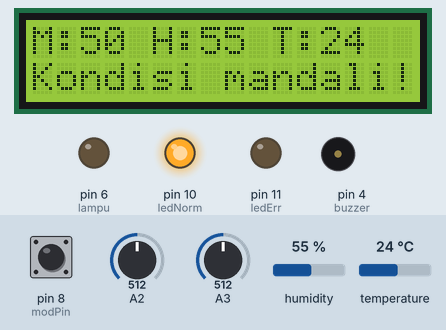
Simulated run of this sketch. Board: Arduino Uno, built with avr-gcc and run on an emulated ATmega328P. Parts: 16×2 character LCD, output pins drawn as LEDs (lit = HIGH), buzzer (waves = sounding, pin HIGH). Dashed ring = blinking. Inputs (shaded band) come from the test bench; at power-on: humidity 55 %, pin 8 (modPin) HIGH, A2 = 512, A3 = 512, temperature 24 °C. What the sketch prints to the serial monitor is not drawn.

Above: at 1.2 s.
1.3 s: humidity set to 22 %
At 2.6 s:
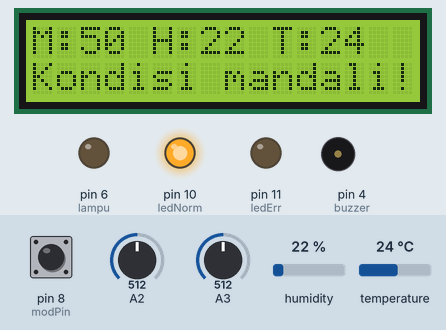
3.2 s: humidity set to 19 %
At 4.0 s:
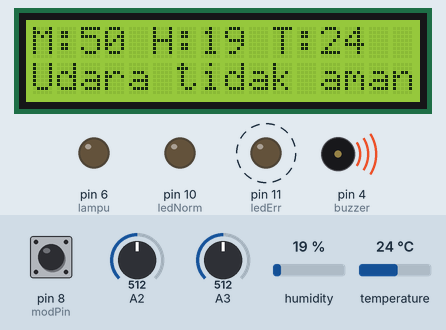
5.7 s: pin 8 (modPin) pulled LOW for 3.2 s
At 10.1 s:
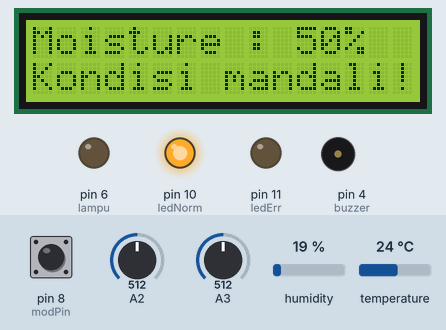
10.4 s: A2 set to 419
At 11.4 s:
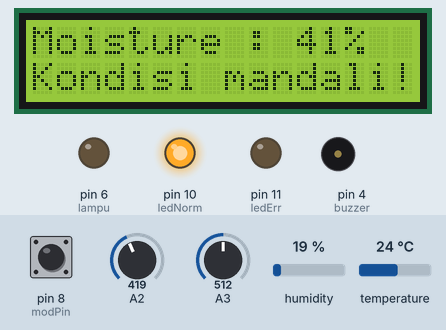
13.5 s: A2 set to 399
At 14.1 s:
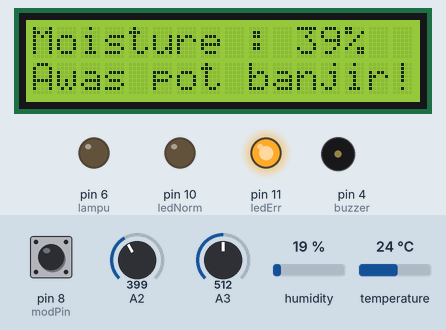
15.1 s: A2 set to 321
At 16.4 s:
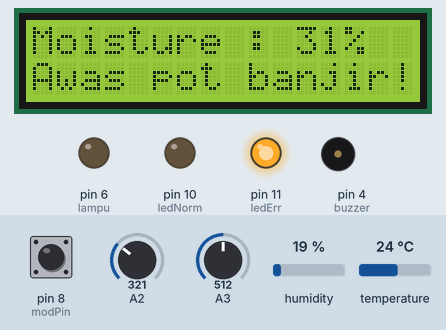
16.7 s: A2 set to 293
Timing chart, 0 to 20.2 s (numbered marks = the images above; inputs shaded):
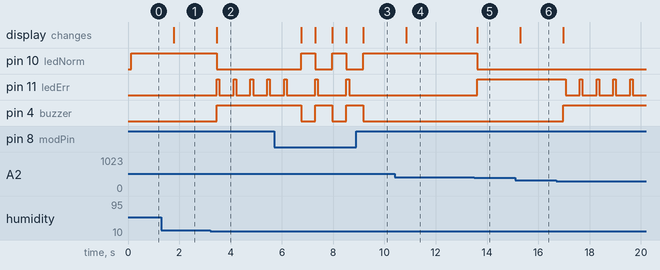

The sketch:

I2C_Hello_World.ino
```cpp
#include "Wire.h" // For I2C
#include "LCD.h" // For LCD
#include "LiquidCrystal_I2C.h" // Added library*
#include "dht.h"

dht DHT;
#define DHT11_PIN A1
//Set the pins on the I2C chip used for LCD connections
//ADDR,EN,R/W,RS,D4,D5,D6,D7
int ledNorm = 10;
int ledErr = 11;
int buzzer = 4;
int modPin = 8;
int kipas = 7;
int relay = 9;
int lampu = 6;
int mode = 3;
int button = 0;
float sensorShow, sensorCahaya, humidity, temperature, moisture;
String serWeb;
char serInput;

LiquidCrystal_I2C lcd(0x27,2,1,0,4,5,6,7); // 0x27 is the default I2C bus address of the backpack-see article
void bahaya()
{
  digitalWrite(ledNorm, LOW);
  digitalWrite(ledErr, HIGH);
  digitalWrite(buzzer, HIGH);
  delay(100);
  digitalWrite(ledErr, LOW);
}
void awas()
{
  digitalWrite(ledNorm, LOW);
  digitalWrite(ledErr, HIGH);
  digitalWrite(buzzer, LOW);
}
void normal()
{
  digitalWrite(ledNorm, HIGH);
  digitalWrite(ledErr, LOW);
  digitalWrite(buzzer, LOW);
}
void setup()
{
   pinMode(ledNorm, OUTPUT);
   pinMode(ledErr, OUTPUT);
   pinMode(buzzer, OUTPUT);
   pinMode(modPin, INPUT_PULLUP);
   pinMode(lampu, OUTPUT);
   pinMode(kipas, OUTPUT);
   Serial.begin(115200);
   lcd.begin (16,2); // 16 x 2 LCD module
   lcd.setBacklightPin(3,POSITIVE); // BL, BL_POL
   lcd.setBacklight(HIGH);
}
void loop()
{
  lcd.clear();
  int chk = DHT.read11(DHT11_PIN);
  humidity = DHT.humidity;
  temperature = DHT.temperature;
  sensorShow = analogRead(A2);
  moisture = (sensorShow/1024)*100;
  sensorCahaya = analogRead(A3);
  float pVolt0 = sensorCahaya / 1024 * 100;
  serInput = Serial.read();

  serWeb = humidity;
  serWeb += temperature;
  serWeb += moisture;

  Serial.println(serWeb);

  if(pVolt0 < 90 || serInput == 'A' || serInput == 'D' || serInput == 'E' || serInput == 'G')
  {
    digitalWrite(lampu, LOW);
  }
  else
  {
    digitalWrite(lampu, HIGH);
  }

  //

  if(mode == 0)
  {
    //Soil moisture
    lcd.setCursor(0,0);
    lcd.print("Moisture : ");
    lcd.print(moisture, 0);
    lcd.print("%");

    if(moisture <= 30)
    {
      lcd.setCursor(0,1);
      lcd.print("Pot kebanjiran!");
      pinMode(relay, INPUT);
      bahaya();
    }
    else if(moisture >= 90)
    {
      lcd.setCursor(0,1);
      lcd.print("Tambahkan air!");
      pinMode(relay, OUTPUT);
      bahaya();
    }
    else if(moisture >= 80 && moisture < 90)
    {
      lcd.setCursor(0,1);
      lcd.print("Awas kurang air!");
      pinMode(relay, OUTPUT);
      awas();
    }
    else if(moisture >= 30 && moisture < 40)
    {
      lcd.setCursor(0,1);
      lcd.print("Awas pot banjir!");
      pinMode(relay, INPUT);
      awas();
    }
    else
    {
      lcd.setCursor(0,1);
      lcd.print("Kondisi mandali!");
      pinMode(relay, INPUT);
      normal();
    }
    if((serInput == 'B' || serInput == 'D' || serInput == 'F' || serInput == 'G') && moisture >= 40)
    {
      pinMode(relay, OUTPUT);
    }
  }
  else if(mode == 1)
  {
    //Air humidity
    lcd.setCursor(0,0);
    lcd.print("Humidity : ");
    lcd.print(humidity, 0);
    lcd.print("RH");
    if(humidity >= 90 || humidity <= 20)
    {
      lcd.setCursor(0,1);
      lcd.print("Udara tidak aman!");
      pinMode(kipas, OUTPUT);
      bahaya();
    }
    else
    {
      lcd.setCursor(0,1);
      lcd.print("Kondisi mandali!");
      pinMode(kipas, INPUT);
      normal();
    }
  }
  else if(mode == 2)
  {
    //Air temperature
    lcd.setCursor(0,0);
    lcd.print("Air Temp : ");
    lcd.print(temperature, 0);
    lcd.print("C");
    if(temperature >= 42)
    {
      lcd.setCursor(0,1);
      lcd.print("Suhu tinggi!");
      pinMode(kipas, OUTPUT);
      bahaya();
    }
    else if(temperature < 0)
    {
      lcd.setCursor(0,1);
      lcd.print("Suhu rendah!");
      pinMode(kipas, INPUT);
      bahaya();
    }
    else if(temperature >= 37 && temperature < 42)
    {
      lcd.setCursor(0,1);
      lcd.print("Awas suhu tinggi!");
      pinMode(kipas, OUTPUT);
      awas();
    }
    else if(temperature >= 0 && temperature < 20)
    {
      lcd.setCursor(0,1);
      lcd.print("Awas suhu rendah!");
      pinMode(kipas, INPUT);
      awas();
    }
    else
    {
      lcd.setCursor(0,1);
      lcd.print("Kondisi mandali!");
      pinMode(kipas, OUTPUT);
      normal();
    }
    if ((serInput == 'C' || serInput == 'E' || serInput == 'F' || serInput == 'G') && moisture >= 40)
    {
      pinMode(relay, OUTPUT);
    }
  }
  else if(mode == 3)
  {
    lcd.setCursor(0,0);
    lcd.print("M:");
    lcd.print(moisture, 0);
    lcd.print(" H:");
    lcd.print(humidity, 0);
    lcd.print(" T:");
    lcd.print(temperature, 0);

    if(temperature >= 42 && humidity >= 90)
    {
      lcd.setCursor(0,1);
      lcd.print("Sesuaikan udara!");
      pinMode(kipas, OUTPUT);
      bahaya();
    }
    else if(moisture <= 30)
    {
      lcd.setCursor(0,1);
      lcd.print("Pot kebanjiran!");
      pinMode(relay, INPUT);
      bahaya();
    }
    else if(moisture >= 90)
    {
      lcd.setCursor(0,1);
      lcd.print("Tambahkan air!");
      pinMode(relay, OUTPUT);
      bahaya();
    }
    else if(temperature >= 42)
    {
      lcd.setCursor(0,1);
      lcd.print("Suhu tinggi!");
      pinMode(kipas, OUTPUT);
      bahaya();
    }
    else if(temperature < 0)
    {
      lcd.setCursor(0,1);
      lcd.print("Suhu rendah!");
      pinMode(kipas, OUTPUT);
      bahaya();
    }
    else if(humidity >= 90 || humidity <= 20)
    {
      lcd.setCursor(0,1);
      lcd.print("Udara tidak aman!");
      pinMode(kipas, INPUT);
      bahaya();
    }
    else if(moisture >= 80 && moisture < 90)
    {
      lcd.setCursor(0,1);
      lcd.print("Awas kurang air!");
      pinMode(relay, OUTPUT);
      awas();
    }
    else if(moisture >= 30 && moisture < 40)
    {
      lcd.setCursor(0,1);
      lcd.print("Awas pot banjir!");
      pinMode(relay, INPUT);
      awas();
    }
    else if(temperature >= 37 && temperature < 42)
    {
      lcd.setCursor(0,1);
      lcd.print("Awas suhu tinggi!");
      pinMode(kipas, INPUT);
      awas();
    }
    else if(temperature >= 0 && temperature < 20)
    {
      lcd.setCursor(0,1);
      lcd.print("Awas suhu rendah!");
      pinMode(kipas, OUTPUT);
      awas();
    }
    else
    {
      lcd.setCursor(0,1);
      lcd.print("Kondisi mandali!");
      pinMode(kipas, INPUT);
      pinMode(relay, INPUT);
      normal();
    }
    if ((serInput == 'B' || serInput == 'D' || serInput == 'F' || serInput == 'G') && moisture >= 40)
    {
      pinMode(relay, OUTPUT);
    }
    if ((serInput == 'C' || serInput == 'E' || serInput == 'F' || serInput == 'G') && moisture >= 40)
    {
      pinMode(kipas, OUTPUT);
    }
  }
  else
  {
    mode = 0;
  }
  button = digitalRead(modPin);
  if(button == LOW)
  {
    if(mode < 3)
    {
      mode++;
    }
    else
    {
      mode = 0;
    }
  }
  delay(500);
  Serial.flush();
}
```

Measured:
- the behaviour switches between 21 and 20 % on humidity (found by bisection; images 1 and 2)
- the behaviour switches between 410 and 409 on A2 (found by bisection; images 4 and 5)
- after the input at 1.3 s, the display: changes after 0.49 s (image 1)
- after the input at 3.2 s, pin 10 (ledNorm): HIGH → LOW after 0.26 s; pin 11 (ledErr): alternates HIGH for 0.10 s and LOW for 0.56 s, starting after 0.26 s; pin 4 (buzzer): LOW → HIGH after 0.26 s; the display: changes after 0.26 s (image 2)
- after the input at 5.7 s, pin 10 (ledNorm): alternates HIGH for 0.56 s and LOW for 0.66 s, starting after 1.0 s; pin 11 (ledErr): alternates HIGH for 0.10 s and LOW for 1.1 s, starting after 1.6 s; pin 4 (buzzer): alternates HIGH for 0.66 s and LOW for 0.56 s, starting after 1.0 s; the display: changes after 1.0 s (image 3)
- after the input at 10.4 s, the display: changes after 0.44 s (image 4)
- after the input at 13.5 s, pin 10 (ledNorm): HIGH → LOW after 0.13 s; pin 11 (ledErr): LOW → HIGH after 0.13 s; the display: changes after 0.13 s (image 5)
- after the input at 15.1 s, the display: changes after 0.20 s (image 6)
- after the input at 16.7 s, pin 11 (ledErr): alternates HIGH for 0.10 s and LOW for 0.56 s, starting after 0.36 s; pin 4 (buzzer): LOW → HIGH after 0.26 s
